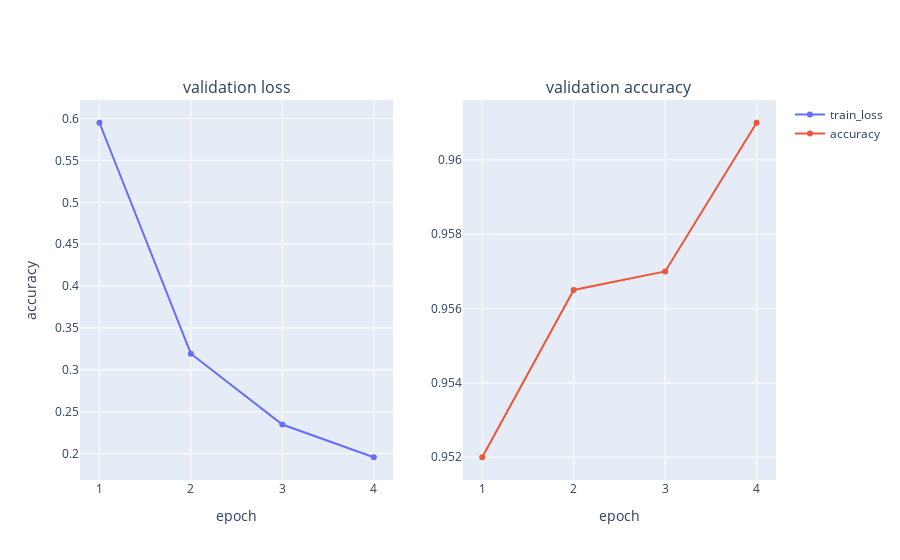

The code cell stored with this chart in its notebook:
### Code cell
import plotly.graph_objects as go
from plotly.subplots import make_subplots

fig = make_subplots(rows=1, cols=2, subplot_titles=['validation loss', 'validation accuracy'])

x = list(range(1, len(train_losses)+1))
val_batch_count = len(transformed_dataset_val) // 16
fig.add_trace(go.Scatter(x=x, y=val_losses, name='train_loss'), row=1, col=1)
fig.update_xaxes(title="epoch", row=1, col=1)
fig.update_yaxes(title="loss", row=1, col=1)
fig.add_trace(go.Scatter(x=x, y=val_accuracies, name='accuracy'), row=1, col=2)
fig.update_xaxes(title="epoch", row=1, col=2)
fig.update_yaxes(title="accuracy", row=1, col=1)
fig.show()

### Figure 1 — Plotly figure (JSON) as saved in the notebook; plotly's stock layout.template omitted (floating-point values rounded to 4 significant figures)
{"data": [{"name": "train_loss", "type": "scatter", "x": [1, 2, 3, 4], "xaxis": "x", "y": [0.595, 0.3192, 0.2348, 0.1956], "yaxis": "y"}, {"name": "accuracy", "type": "scatter", "x": [1, 2, 3, 4], "xaxis": "x2", "y": [0.952, 0.9565, 0.957, 0.961], "yaxis": "y2"}], "layout": {"annotations": [{"font": {"size": 16}, "showarrow": false, "text": "validation loss", "x": 0.225, "xanchor": "center", "xref": "paper", "y": 1, "yanchor": "bottom", "yref": "paper"}, {"font": {"size": 16}, "showarrow": false, "text": "validation accuracy", "x": 0.775, "xanchor": "center", "xref": "paper", "y": 1, "yanchor": "bottom", "yref": "paper"}], "xaxis": {"anchor": "y", "domain": [0, 0.45], "title": {"text": "epoch"}}, "xaxis2": {"anchor": "y2", "domain": [0.55, 1], "title": {"text": "epoch"}}, "yaxis": {"anchor": "x", "domain": [0, 1], "title": {"text": "accuracy"}}, "yaxis2": {"anchor": "x2", "domain": [0, 1]}}}
